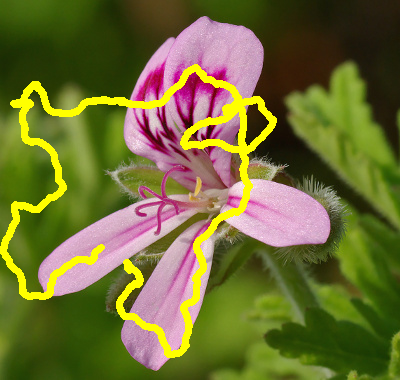
%> input picture TP7/fleur.png, 400 x 380 px
$ octave exercice_2.m   (GNU Octave 9; MATLAB toolbox functions it lacks are replaced by stand-ins)
%> lines starting %> are read from the running program, lines starting %| are printed output that depends on the picture
%--------------------------------------------------------------------------
% ENSEEIHT - 2IMA - Traitement des donnees Audio-Visuelles
% TP7 - Restauration d'images
% exercice_2.m : Inpainting
%--------------------------------------------------------------------------

clear
close all
clc

% Mise en place de la figure pour affichage :
taille_ecran = get(0,'ScreenSize');
L = taille_ecran(3);
H = taille_ecran(4);
figure('Name','Debruitage avec le modele de Tikhonov','Position',[0.06*L,0.1*H,0.9*L,0.7*H])

% Lecture de l'image :
u0 = double(imread('fleur.png'));
[nb_lignes,nb_colonnes,nb_canaux] = size(u0);
%> nb_lignes = 380; nb_colonnes = 400; nb_canaux = 3
u_max = max(u0(:));
%> u_max = 255

%% Lecture du masque
u_mask = double(imread('fleur_masque.png')) ./255;
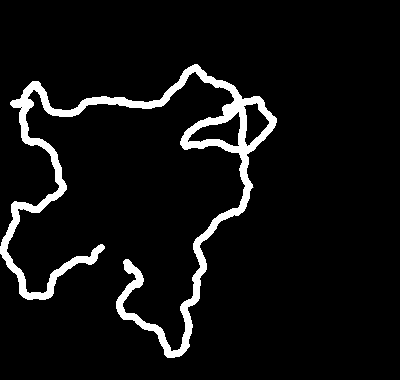
%> input picture TP7/fleur_masque.png, 400 x 380 px
%> u_mask: size 380x400 double; min 0, max 1, mean 0.064
u_mask = u_mask(:);
% W_moins_D;
%%

% Ajout d'un bruit gaussien :
sigma_bruit = 0.05;
u0 = u0 + sigma_bruit*u_max*randn(nb_lignes,nb_colonnes);
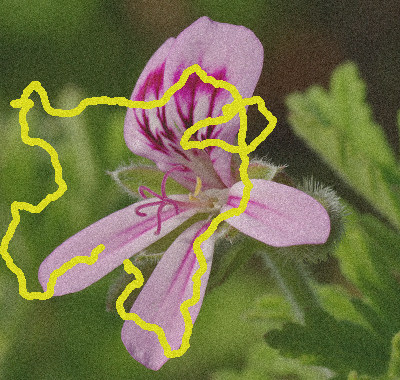
%> u0: size 380x400x3 double; mean R, G, B 111.9, 110.1, 53.1; drawn with min black and max white

% Affichage de l'image bruitee :
subplot(1,2,1)
	imagesc(max(0,min(1,u0/u_max)),[0 1])
	colormap gray
	axis image off
	title('Image bruitee','FontSize',20)

% Operateur gradient :
nb_pixels = nb_lignes*nb_colonnes;
%> nb_pixels = 152000
e = ones(nb_pixels,1);
Dx = spdiags([-e e],[0 nb_lignes],nb_pixels,nb_pixels);
Dx(nb_pixels-nb_lignes+1:nb_pixels,:) = 0;
Dy = spdiags([-e e],[0 1],nb_pixels,nb_pixels);
Dy(nb_lignes:nb_lignes:nb_pixels,:) = 0;

% Second membre b du systeme :
b_R = u0(:,:,1);
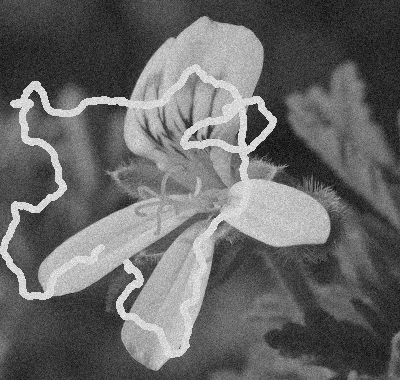
%> b_R: size 380x400 double; min -21.71, max 306.1, mean 111.9; drawn with min black and max white
b_R = b_R(:);
b_V = u0(:,:,2);
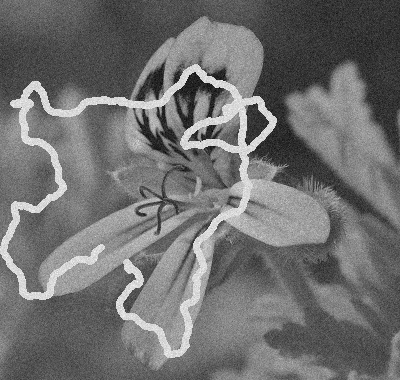
%> b_V: size 380x400 double; min -44.64, max 306.1, mean 110.1; drawn with min black and max white
b_V = b_V(:);
b_B = u0(:,:,3);
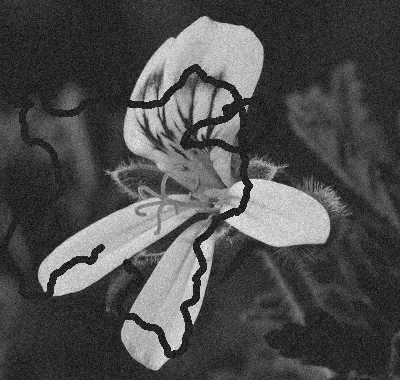
%> b_B: size 380x400 double; min -46.58, max 280.5, mean 53.1; drawn with min black and max white
b_B = b_B(:);

lambda = 15; % Poids de la regularisation
eps = 0.01;

Lap = -Dx'*Dx - Dy'*Dy;
A = speye(nb_pixels) - lambda*Lap;
R = ichol(A,struct('droptol',1e-3));

u = u0;
norme_x = 1;
diff_norme = 1;
k = 0;

% Resolution itérative du systeme A*x = b (gradient conjugue preconditionne) :
while diff_norme > norme_x/1000
    u_R = u(:,:,1);
    u_V = u(:,:,2);
    u_B = u(:,:,3);
    gradients_x_R = Dx*u_R(:);
    gradients_y_R = Dy*u_R(:);
    gradients_x_V = Dx*u_V(:);
    gradients_y_V = Dy*u_V(:);
    gradients_x_B = Dx*u_B(:);
    gradients_y_B = Dy*u_B(:);

    % Canal rouge
    W_R = 1./sqrt(gradients_x_R.^2 + gradients_y_R.^2 + eps);
    W_R = spdiags(W_R, 0, nb_pixels, nb_pixels);
    A_R = speye(nb_pixels) - lambda * ( (-Dx'*W_R*Dx - Dy'*W_R*Dy) );
    u_prec_R = u_R;
    [x_R,flag] = pcg(A_R,b_R,1e-5,50,R',R,u_R(:));
    u_R = reshape(x_R,nb_lignes,nb_colonnes);
    diff_norme = norm(u_prec_R(:)-u_R(:));
    norme_x = norm(u_prec_R(:));

    % Canal vert
    W_V = 1./sqrt(gradients_x_V.^2 + gradients_y_V.^2 + eps);
    W_V = spdiags(W_V, 0, nb_pixels, nb_pixels);
    A_V = speye(nb_pixels) - lambda * ( (-Dx'*W_V*Dx - Dy'*W_V*Dy) );
    u_prec_V = u_V;
    [x_V,flag] = pcg(A_V,b_V,1e-5,50,R',R,u_V(:));
    u_V = reshape(x_V,nb_lignes,nb_colonnes);

    % Canal bleu
    W_B = 1./sqrt(gradients_x_B.^2 + gradients_y_B.^2 + eps);
    W_B = spdiags(W_B, 0, nb_pixels, nb_pixels);
    A_B = speye(nb_pixels) - lambda * ( (-Dx'*W_B*Dx - Dy'*W_B*Dy) );
    u_prec_B = u_B;
    [x_B,flag] = pcg(A_B,b_B,1e-5,50,R',R,u_B(:));
    u_B = reshape(x_B,nb_lignes,nb_colonnes);

    k = k+1;
    u(:,:,1) = u_R;
    u(:,:,2) = u_V;
    u(:,:,3) = u_B;
    drawnow nocallbacks
    subplot(1,2,2)
	imagesc(max(0,min(1,u/u_max)),[0 1])
	colormap gray
	axis image off
	title('Image restauree','FontSize',20)
end
%> this loop made 8 passes
%> (diff_norme, norme_x) on passes 1 to 8: (3315.6, 52118.8), (956, 51752.2), (418.5, 51677.5), (219.6, 51655.4), (128.3, 51647.3), (81.19, 51643.9), (54.72, 51642.4), (38.75, 51641.6)
%> pass 1, `title('Image restauree','FontSize',20)`:
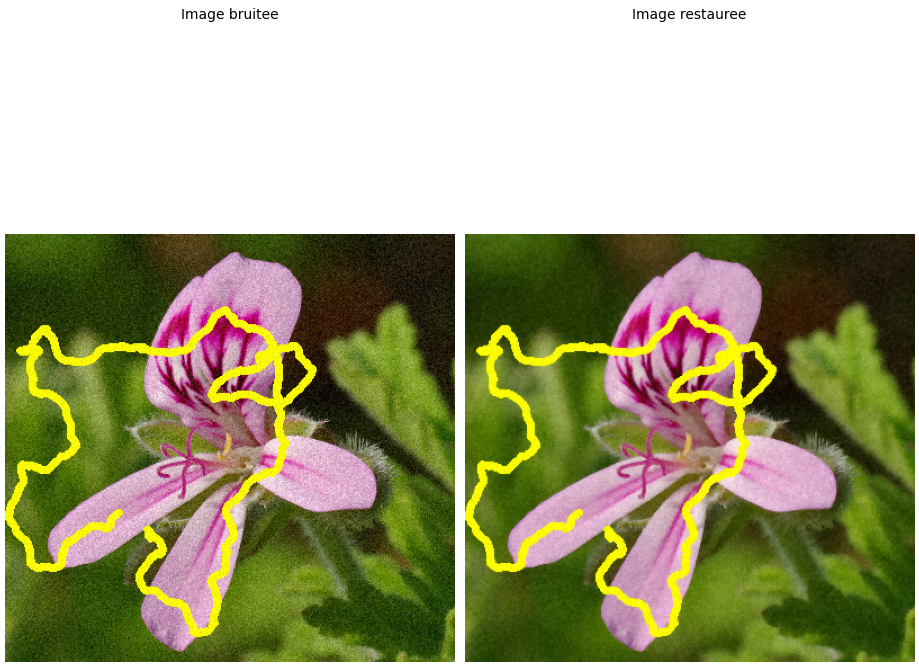
%> figure redrawn from the program's plot data, 2 panels
%> pass 2, `u_R = reshape(x_R,nb_lignes,nb_colonnes);`:
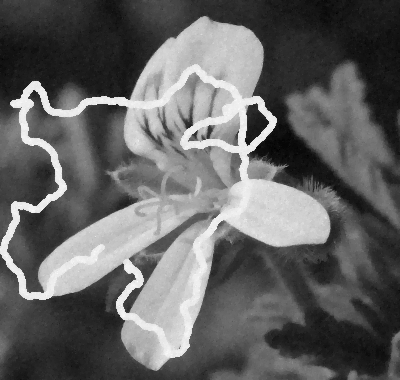
%> u_R: size 380x400 double; min 9.09, max 270.8, mean 111.9; drawn with min black and max white
%> after the loop, k = 8


% Affichage de l'image restauree :
subplot(1,2,2)
	imagesc(max(0,min(1,u/u_max)),[0 1])
	colormap gray
	axis image off
	title('Image restauree','FontSize',20)
